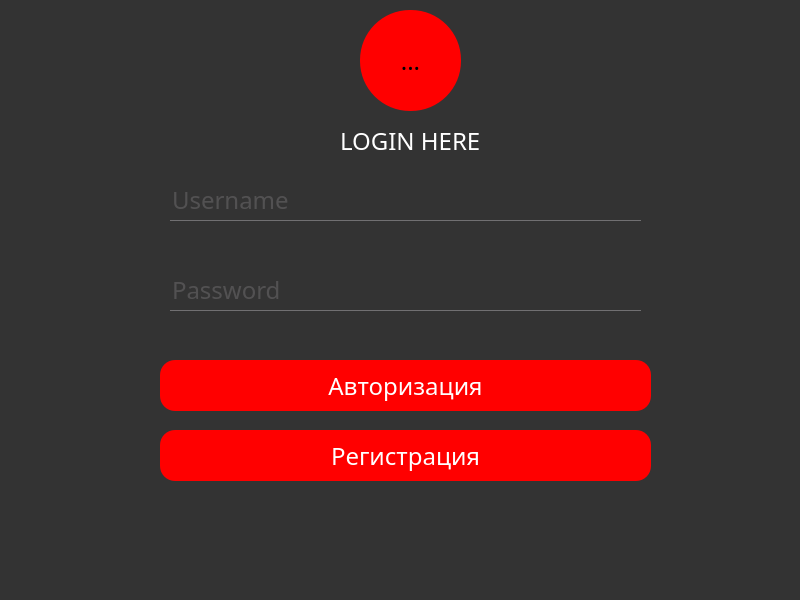
<?xml version="1.0" encoding="UTF-8"?>
<ui version="4.0">
 <class>Form</class>
 <widget class="QWidget" name="Form">
  <property name="geometry">
   <rect>
    <x>0</x>
    <y>0</y>
    <width>800</width>
    <height>600</height>
   </rect>
  </property>
  <property name="windowTitle">
   <string>Form</string>
  </property>
  <property name="styleSheet">
   <string notr="true">*{
	font-family:century gothic;
	font-size:24px;
}

QFrame {
	background:#333;
	border-radius:15px;
}

QPushButton 
{
	background:red;
	border-radius:60px;
}
QToolButton 
{
	background:red;
	border-radius:50px;
}

QPushButton 
{
	color:white;
	border-radius:15px;
}

QPushButton:hover 
{
	color:#333;
	border-radius:15px;
	background:#49ebff;
}

QLineEdit 
{
	background:transparent;
	border:none;
	color:#717072;
	border-bottom:1px solid #717072;
}</string>
  </property>
  <widget class="QFrame" name="frame">
   <property name="geometry">
    <rect>
     <x>140</x>
     <y>80</y>
     <width>531</width>
     <height>421</height>
    </rect>
   </property>
   <property name="styleSheet">
    <string notr="true">QFrame {
	background:#333;
}

</string>
   </property>
   <property name="frameShape">
    <enum>QFrame::StyledPanel</enum>
   </property>
   <property name="frameShadow">
    <enum>QFrame::Raised</enum>
   </property>
   <widget class="QLabel" name="label">
    <property name="geometry">
     <rect>
      <x>200</x>
      <y>50</y>
      <width>151</width>
      <height>21</height>
     </rect>
    </property>
    <property name="styleSheet">
     <string notr="true">*{
	font-family:century gothic;
	font-size:24px;
}

QFrame {
	background:#333;
}

QPushButton 
{
	background:red;
	border-radius:60px;
}
QToolButton 
{
	background:red;
	border-radius:50px;
}

QLabel 
{
	color:white;
}</string>
    </property>
    <property name="text">
     <string>LOGIN HERE</string>
    </property>
   </widget>
   <widget class="QPushButton" name="pushButton">
    <property name="geometry">
     <rect>
      <x>20</x>
      <y>280</y>
      <width>491</width>
      <height>51</height>
     </rect>
    </property>
    <property name="styleSheet">
     <string notr="true">*{
	font-family:century gothic;
	font-size:24px;
}

QFrame {
	background:#333;
}

QPushButton 
{
	background:red;
	border-radius:60px;
}
QToolButton 
{
	background:red;
	border-radius:50px;
}

QPushButton 
{
	color:white;
	border-radius:15px;
}
QPushButton:hover 
{
	color:#333;
	border-radius:15px;
	background:#49ebff;
}</string>
    </property>
    <property name="text">
     <string>Авторизация</string>
    </property>
   </widget>
   <widget class="QLineEdit" name="username_edit">
    <property name="geometry">
     <rect>
      <x>30</x>
      <y>100</y>
      <width>471</width>
      <height>41</height>
     </rect>
    </property>
    <property name="styleSheet">
     <string notr="true">*{
	font-family:century gothic;
	font-size:24px;
}

QFrame {
	background:#333;
}

QPushButton 
{
	background:red;
	border-radius:60px;
}
QToolButton 
{
	background:red;
	border-radius:50px;
}

QPushButton 
{
	color:white;
	border-radius:15px;
}

QLineEdit 
{
	background:transparent;
	border:none;
	color:#717072;
	border-bottom:1px solid #717072;
}</string>
    </property>
    <property name="placeholderText">
     <string>Username</string>
    </property>
   </widget>
   <widget class="QLineEdit" name="password_edit">
    <property name="geometry">
     <rect>
      <x>30</x>
      <y>190</y>
      <width>471</width>
      <height>41</height>
     </rect>
    </property>
    <property name="styleSheet">
     <string notr="true">*{
	font-family:century gothic;
	font-size:24px;
}

QFrame {
	background:#333;
}

QPushButton 
{
	background:red;
	border-radius:60px;
}
QToolButton 
{
	background:red;
	border-radius:50px;
}

QPushButton 
{
	color:white;
	border-radius:15px;
}

QLineEdit 
{
	background:transparent;
	border:none;
	color:#717072;
	border-bottom:1px solid #717072;
}</string>
    </property>
    <property name="echoMode">
     <enum>QLineEdit::Password</enum>
    </property>
    <property name="placeholderText">
     <string>Password</string>
    </property>
   </widget>
   <widget class="QPushButton" name="pushButton_2">
    <property name="geometry">
     <rect>
      <x>20</x>
      <y>350</y>
      <width>491</width>
      <height>51</height>
     </rect>
    </property>
    <property name="styleSheet">
     <string notr="true">*{
	font-family:century gothic;
	font-size:24px;
}

QFrame {
	background:#333;
}

QPushButton 
{
	background:red;
	border-radius:60px;
}
QToolButton 
{
	background:red;
	border-radius:50px;
}

QPushButton 
{
	color:white;
	border-radius:15px;
}
QPushButton:hover 
{
	color:#333;
	border-radius:15px;
	background:#49ebff;
}</string>
    </property>
    <property name="text">
     <string>Регистрация</string>
    </property>
   </widget>
   <zorder>password_edit</zorder>
   <zorder>label</zorder>
   <zorder>pushButton</zorder>
   <zorder>username_edit</zorder>
   <zorder>pushButton_2</zorder>
  </widget>
  <widget class="QToolButton" name="toolButton">
   <property name="geometry">
    <rect>
     <x>360</x>
     <y>10</y>
     <width>101</width>
     <height>101</height>
    </rect>
   </property>
   <property name="styleSheet">
    <string notr="true">*{
	font-family:century gothic;
	font-size:24px;
}

QFrame {
	background:#333;
}

QPushButton 
{
	background:red;
	border-radius:60px;
}
QToolButton 
{
	background:red;
	border-radius:50px;
}</string>
   </property>
   <property name="text">
    <string>...</string>
   </property>
   <property name="icon">
    <iconset resource="design.qrc">
     <normaloff>:/user_icon/images/user.png</normaloff>:/user_icon/images/user.png</iconset>
   </property>
   <property name="iconSize">
    <size>
     <width>64</width>
     <height>64</height>
    </size>
   </property>
  </widget>
  <widget class="QLabel" name="label_back">
   <property name="geometry">
    <rect>
     <x>-270</x>
     <y>-10</y>
     <width>1081</width>
     <height>631</height>
    </rect>
   </property>
   <property name="text">
    <string/>
   </property>
   <property name="pixmap">
    <pixmap resource="design.qrc">:/form_back/images/form_background.jpg</pixmap>
   </property>
   <property name="scaledContents">
    <bool>true</bool>
   </property>
  </widget>
  <zorder>label_back</zorder>
  <zorder>frame</zorder>
  <zorder>toolButton</zorder>
 </widget>
 <resources>
  <include location="design.qrc"/>
 </resources>
 <connections/>
</ui>
